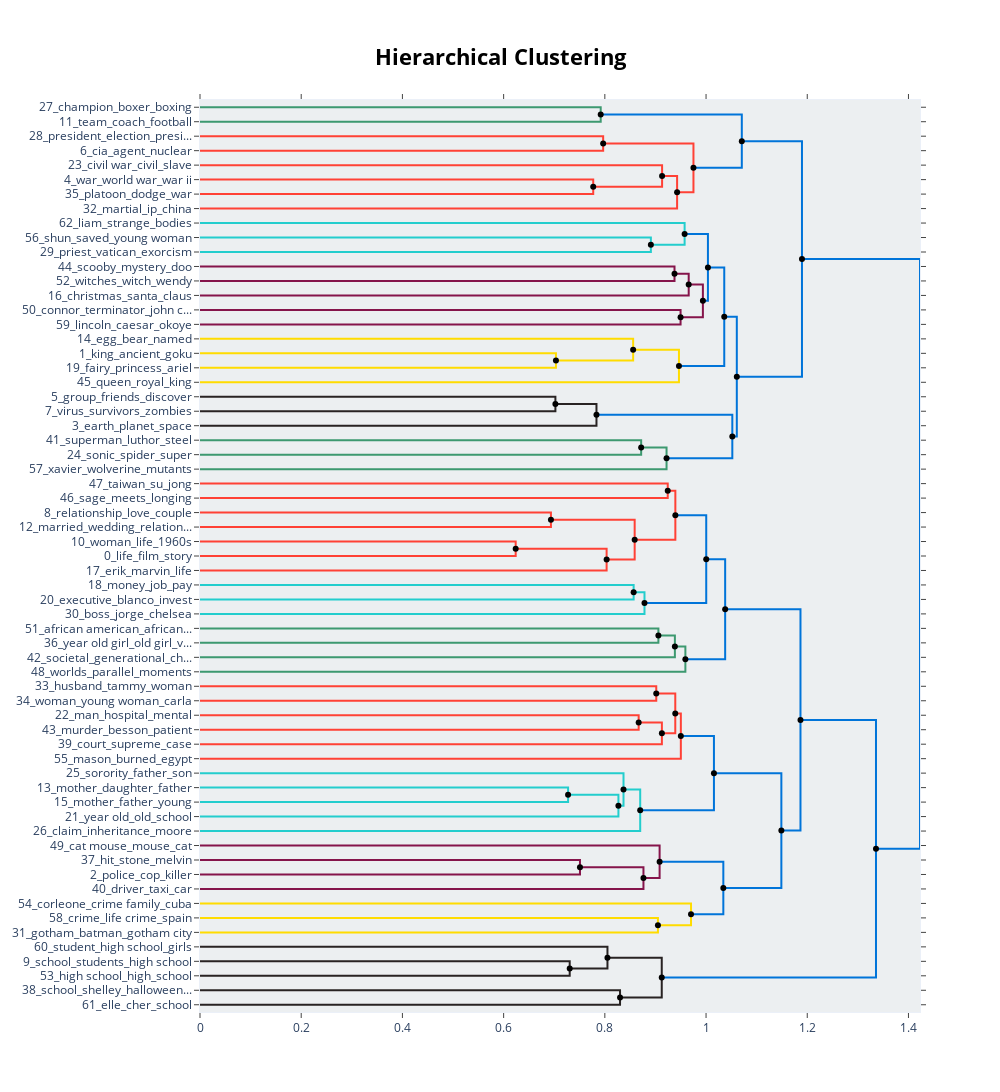

Write notebook code for a chart like this one.
### Code cell
# visualização hierárquica dos tópicos
hierarchical_topics = topic_model.hierarchical_topics(valid_overviews)
topic_model.visualize_hierarchy(hierarchical_topics=hierarchical_topics).show(height=800, width=1200)

### Figure 1 — Plotly figure (JSON) as saved in the notebook; plotly's stock layout.template omitted (floating-point values rounded to 4 significant figures)
{"data": [{"hoverinfo": "text", "marker": {"color": "rgb(61,153,112)"}, "mode": "lines", "text": ["champion_boxer_boxing_match_rocky", "", "", "team_coach_football_baseball_league"], "type": "scatter", "x": [0.0, 0.7919, 0.7919, 0.0], "xaxis": "x", "y": [-5.0, -5.0, -15.0, -15.0], "yaxis": "y"}, {"hoverinfo": "text", "marker": {"color": "rgb(255,65,54)"}, "mode": "lines", "text": ["president_election_presidential_nixon_scandal", "", "", "cia_agent_nuclear_government_international"], "type": "scatter", "x": [0.0, 0.7967, 0.7967, 0.0], "xaxis": "x", "y": [-25.0, -25.0, -35.0, -35.0], "yaxis": "y"}, {"hoverinfo": "text", "marker": {"color": "rgb(255,65,54)"}, "mode": "lines", "text": ["war_world war_war ii_world war ii_ii", "", "", "platoon_dodge_war_vietnam_mission"], "type": "scatter", "x": [0.0, 0.777, 0.777, 0.0], "xaxis": "x", "y": [-55.0, -55.0, -65.0, -65.0], "yaxis": "y"}, {"hoverinfo": "text", "marker": {"color": "rgb(255,65,54)"}, "mode": "lines", "text": ["civil war_civil_slave_che_revolution", "", "", "war_world war_war ii_world war ii_ii"], "type": "scatter", "x": [0.0, 0.9131, 0.9131, 0.777], "xaxis": "x", "y": [-45.0, -45.0, -60.0, -60.0], "yaxis": "y"}, {"hoverinfo": "text", "marker": {"color": "rgb(255,65,54)"}, "mode": "lines", "text": ["war_world war_world war ii_war ii_ii", "", "", "martial_ip_china_martial arts_arts"], "type": "scatter", "x": [0.9131, 0.9428, 0.9428, 0.0], "xaxis": "x", "y": [-52.5, -52.5, -75.0, -75.0], "yaxis": "y"}, {"hoverinfo": "text", "marker": {"color": "rgb(255,65,54)"}, "mode": "lines", "text": ["cia_president_agent_government_nuclear", "", "", "war_world war_war ii_world war ii_ii"], "type": "scatter", "x": [0.7967, 0.9751, 0.9751, 0.9428], "xaxis": "x", "y": [-30.0, -30.0, -63.75, -63.75], "yaxis": "y"}, {"hoverinfo": "text", "marker": {"color": "rgb(0,116,217)"}, "mode": "lines", "text": ["team_coach_football_players_baseball", "", "", "war_world war_world war ii_war ii_ii"], "type": "scatter", "x": [0.7919, 1.071, 1.071, 0.9751], "xaxis": "x", "y": [-10.0, -10.0, -46.88, -46.88], "yaxis": "y"}, {"hoverinfo": "text", "marker": {"color": "rgb(35,205,205)"}, "mode": "lines", "text": ["shun_saved_young woman_sinister secret_djinn", "", "", "priest_vatican_exorcism_religious_faith"], "type": "scatter", "x": [0.0, 0.891, 0.891, 0.0], "xaxis": "x", "y": [-95.0, -95.0, -105.0, -105.0], "yaxis": "y"}, {"hoverinfo": "text", "marker": {"color": "rgb(35,205,205)"}, "mode": "lines", "text": ["liam_strange_bodies_awakens_wakes", "", "", "priest_vatican_exorcism_religious_faith"], "type": "scatter", "x": [0.0, 0.9577, 0.9577, 0.891], "xaxis": "x", "y": [-85.0, -85.0, -100.0, -100.0], "yaxis": "y"}, {"hoverinfo": "text", "marker": {"color": "rgb(133,20,75)"}, "mode": "lines", "text": ["scooby_mystery_doo_scooby doo_gang", "", "", "witches_witch_wendy_marnie_casper"], "type": "scatter", "x": [0.0, 0.9377, 0.9377, 0.0], "xaxis": "x", "y": [-115.0, -115.0, -125.0, -125.0], "yaxis": "y"}, {"hoverinfo": "text", "marker": {"color": "rgb(133,20,75)"}, "mode": "lines", "text": ["scooby_mystery_scooby doo_doo_gang", "", "", "christmas_santa_claus_santa claus_christmas eve"], "type": "scatter", "x": [0.9377, 0.9657, 0.9657, 0.0], "xaxis": "x", "y": [-120.0, -120.0, -135.0, -135.0], "yaxis": "y"}, {"hoverinfo": "text", "marker": {"color": "rgb(133,20,75)"}, "mode": "lines", "text": ["connor_terminator_john connor_captain america_john", "", "", "lincoln_caesar_okoye_chimpanzee_chicken"], "type": "scatter", "x": [0.0, 0.9497, 0.9497, 0.0], "xaxis": "x", "y": [-145.0, -145.0, -155.0, -155.0], "yaxis": "y"}, {"hoverinfo": "text", "marker": {"color": "rgb(133,20,75)"}, "mode": "lines", "text": ["christmas_santa_claus_santa claus_christmas eve", "", "", "connor_terminator_john connor_captain america_john"], "type": "scatter", "x": [0.9657, 0.9938, 0.9938, 0.9497], "xaxis": "x", "y": [-127.5, -127.5, -150.0, -150.0], "yaxis": "y"}, {"hoverinfo": "text", "marker": {"color": "rgb(0,116,217)"}, "mode": "lines", "text": ["priest_vatican_exorcism_religious_faith", "", "", "christmas_santa_claus_santa claus_christmas eve"], "type": "scatter", "x": [0.9577, 1.004, 1.004, 0.9938], "xaxis": "x", "y": [-92.5, -92.5, -138.8, -138.8], "yaxis": "y"}, {"hoverinfo": "text", "marker": {"color": "rgb(255,220,0)"}, "mode": "lines", "text": ["king_ancient_goku_power_evil", "", "", "fairy_princess_ariel_kingdom_evil"], "type": "scatter", "x": [0.0, 0.7034, 0.7034, 0.0], "xaxis": "x", "y": [-175.0, -175.0, -185.0, -185.0], "yaxis": "y"}, {"hoverinfo": "text", "marker": {"color": "rgb(255,220,0)"}, "mode": "lines", "text": ["egg_bear_named_tigger_pooh", "", "", "king_evil_ancient_goku_power"], "type": "scatter", "x": [0.0, 0.8559, 0.8559, 0.7034], "xaxis": "x", "y": [-165.0, -165.0, -180.0, -180.0], "yaxis": "y"}, {"hoverinfo": "text", "marker": {"color": "rgb(255,220,0)"}, "mode": "lines", "text": ["king_evil_ancient_dragon_named", "", "", "queen_royal_king_elizabeth_royal family"], "type": "scatter", "x": [0.8559, 0.9465, 0.9465, 0.0], "xaxis": "x", "y": [-172.5, -172.5, -195.0, -195.0], "yaxis": "y"}, {"hoverinfo": "text", "marker": {"color": "rgb(0,116,217)"}, "mode": "lines", "text": ["christmas_santa_claus_santa claus_christmas eve", "", "", "king_evil_ancient_dragon_princess"], "type": "scatter", "x": [1.004, 1.036, 1.036, 0.9465], "xaxis": "x", "y": [-115.6, -115.6, -183.8, -183.8], "yaxis": "y"}, {"hoverinfo": "text", "marker": {"color": "rgb(40,35,35)"}, "mode": "lines", "text": ["group_friends_discover_deserted_group friends", "", "", "virus_survivors_zombies_infected_outbreak"], "type": "scatter", "x": [0.0, 0.7023, 0.7023, 0.0], "xaxis": "x", "y": [-205.0, -205.0, -215.0, -215.0], "yaxis": "y"}, {"hoverinfo": "text", "marker": {"color": "rgb(40,35,35)"}, "mode": "lines", "text": ["group_virus_survivors_deadly_friends", "", "", "earth_planet_space_alien_crew"], "type": "scatter", "x": [0.7023, 0.7835, 0.7835, 0.0], "xaxis": "x", "y": [-210.0, -210.0, -225.0, -225.0], "yaxis": "y"}, {"hoverinfo": "text", "marker": {"color": "rgb(61,153,112)"}, "mode": "lines", "text": ["superman_luthor_steel_lex luthor_lois", "", "", "sonic_spider_super_villain_ralph"], "type": "scatter", "x": [0.0, 0.8718, 0.8718, 0.0], "xaxis": "x", "y": [-235.0, -235.0, -245.0, -245.0], "yaxis": "y"}, {"hoverinfo": "text", "marker": {"color": "rgb(61,153,112)"}, "mode": "lines", "text": ["superman_luthor_steel_batman_super", "", "", "xavier_wolverine_mutants_grey_charles"], "type": "scatter", "x": [0.8718, 0.9219, 0.9219, 0.0], "xaxis": "x", "y": [-240.0, -240.0, -255.0, -255.0], "yaxis": "y"}, {"hoverinfo": "text", "marker": {"color": "rgb(0,116,217)"}, "mode": "lines", "text": ["earth_planet_alien_group_space", "", "", "superman_luthor_steel_super_batman"], "type": "scatter", "x": [0.7835, 1.052, 1.052, 0.9219], "xaxis": "x", "y": [-217.5, -217.5, -247.5, -247.5], "yaxis": "y"}, {"hoverinfo": "text", "marker": {"color": "rgb(0,116,217)"}, "mode": "lines", "text": ["king_evil_christmas_santa_ancient", "", "", "earth_planet_alien_group_space"], "type": "scatter", "x": [1.036, 1.061, 1.061, 1.052], "xaxis": "x", "y": [-149.7, -149.7, -232.5, -232.5], "yaxis": "y"}, {"hoverinfo": "text", "marker": {"color": "rgb(0,116,217)"}, "mode": "lines", "text": ["war_team_world war_war ii_world war ii", "", "", "earth_king_planet_world_evil"], "type": "scatter", "x": [1.071, 1.19, 1.19, 1.061], "xaxis": "x", "y": [-28.44, -28.44, -191.1, -191.1], "yaxis": "y"}, {"hoverinfo": "text", "marker": {"color": "rgb(255,65,54)"}, "mode": "lines", "text": ["taiwan_su_jong_prince charming_girl", "", "", "sage_meets_longing_duncan_elle"], "type": "scatter", "x": [0.0, 0.9243, 0.9243, 0.0], "xaxis": "x", "y": [-265.0, -265.0, -275.0, -275.0], "yaxis": "y"}, {"hoverinfo": "text", "marker": {"color": "rgb(255,65,54)"}, "mode": "lines", "text": ["relationship_love_couple_friends_relationships", "", "", "married_wedding_relationship_sol_marriage"], "type": "scatter", "x": [0.0, 0.6935, 0.6935, 0.0], "xaxis": "x", "y": [-285.0, -285.0, -295.0, -295.0], "yaxis": "y"}, {"hoverinfo": "text", "marker": {"color": "rgb(255,65,54)"}, "mode": "lines", "text": ["woman_life_1960s_author_catherine", "", "", "life_film_story_star_music"], "type": "scatter", "x": [0.0, 0.6238, 0.6238, 0.0], "xaxis": "x", "y": [-305.0, -305.0, -315.0, -315.0], "yaxis": "y"}, {"hoverinfo": "text", "marker": {"color": "rgb(255,65,54)"}, "mode": "lines", "text": ["life_film_story_star_music", "", "", "erik_marvin_life_dr_nelson"], "type": "scatter", "x": [0.6238, 0.8035, 0.8035, 0.0], "xaxis": "x", "y": [-310.0, -310.0, -325.0, -325.0], "yaxis": "y"}, {"hoverinfo": "text", "marker": {"color": "rgb(255,65,54)"}, "mode": "lines", "text": ["relationship_love_married_wedding_couple", "", "", "life_film_story_star_world"], "type": "scatter", "x": [0.6935, 0.859, 0.859, 0.8035], "xaxis": "x", "y": [-290.0, -290.0, -317.5, -317.5], "yaxis": "y"}, {"hoverinfo": "text", "marker": {"color": "rgb(255,65,54)"}, "mode": "lines", "text": ["meets_su_taiwan_jong_love", "", "", "life_love_film_story_star"], "type": "scatter", "x": [0.9243, 0.9393, 0.9393, 0.859], "xaxis": "x", "y": [-270.0, -270.0, -303.8, -303.8], "yaxis": "y"}, {"hoverinfo": "text", "marker": {"color": "rgb(35,205,205)"}, "mode": "lines", "text": ["money_job_pay_bank_preston", "", "", "executive_blanco_invest_business_salesmen"], "type": "scatter", "x": [0.0, 0.8569, 0.8569, 0.0], "xaxis": "x", "y": [-335.0, -335.0, -345.0, -345.0], "yaxis": "y"}, {"hoverinfo": "text", "marker": {"color": "rgb(35,205,205)"}, "mode": "lines", "text": ["money_job_bank_executive_pay", "", "", "boss_jorge_chelsea_ugly_career"], "type": "scatter", "x": [0.8569, 0.8784, 0.8784, 0.0], "xaxis": "x", "y": [-340.0, -340.0, -355.0, -355.0], "yaxis": "y"}, {"hoverinfo": "text", "marker": {"color": "rgb(0,116,217)"}, "mode": "lines", "text": ["life_love_film_story_relationship", "", "", "job_money_boss_new_career"], "type": "scatter", "x": [0.9393, 1.0, 1.0, 0.8784], "xaxis": "x", "y": [-286.9, -286.9, -347.5, -347.5], "yaxis": "y"}, {"hoverinfo": "text", "marker": {"color": "rgb(61,153,112)"}, "mode": "lines", "text": ["african american_african_long island_examination_growing", "", "", "year old girl_old girl_victim_teenage_year old"], "type": "scatter", "x": [0.0, 0.9059, 0.9059, 0.0], "xaxis": "x", "y": [-365.0, -365.0, -375.0, -375.0], "yaxis": "y"}, {"hoverinfo": "text", "marker": {"color": "rgb(61,153,112)"}, "mode": "lines", "text": ["teenage_year old girl_old girl_african american_sexual abuse", "", "", "societal_generational_childhood_sexual_fateful"], "type": "scatter", "x": [0.9059, 0.9384, 0.9384, 0.0], "xaxis": "x", "y": [-370.0, -370.0, -385.0, -385.0], "yaxis": "y"}, {"hoverinfo": "text", "marker": {"color": "rgb(61,153,112)"}, "mode": "lines", "text": ["sexual_year old girl_old girl_love_childhood", "", "", "worlds_parallel_moments_comic_moving"], "type": "scatter", "x": [0.9384, 0.9592, 0.9592, 0.0], "xaxis": "x", "y": [-377.5, -377.5, -395.0, -395.0], "yaxis": "y"}, {"hoverinfo": "text", "marker": {"color": "rgb(0,116,217)"}, "mode": "lines", "text": ["life_love_new_film_story", "", "", "love_sexual_girl_year old girl_old girl"], "type": "scatter", "x": [1.0, 1.038, 1.038, 0.9592], "xaxis": "x", "y": [-317.2, -317.2, -386.2, -386.2], "yaxis": "y"}, {"hoverinfo": "text", "marker": {"color": "rgb(255,65,54)"}, "mode": "lines", "text": ["husband_tammy_woman_affair_wife", "", "", "woman_young woman_carla_pain_suffers"], "type": "scatter", "x": [0.0, 0.9016, 0.9016, 0.0], "xaxis": "x", "y": [-405.0, -405.0, -415.0, -415.0], "yaxis": "y"}, {"hoverinfo": "text", "marker": {"color": "rgb(255,65,54)"}, "mode": "lines", "text": ["man_hospital_mental_mental hospital_wife", "", "", "murder_besson_patient_woman_witness"], "type": "scatter", "x": [0.0, 0.8669, 0.8669, 0.0], "xaxis": "x", "y": [-425.0, -425.0, -435.0, -435.0], "yaxis": "y"}, {"hoverinfo": "text", "marker": {"color": "rgb(255,65,54)"}, "mode": "lines", "text": ["murder_patient_hospital_man_violent", "", "", "court_supreme_case_murder_story"], "type": "scatter", "x": [0.8669, 0.9127, 0.9127, 0.0], "xaxis": "x", "y": [-430.0, -430.0, -445.0, -445.0], "yaxis": "y"}, {"hoverinfo": "text", "marker": {"color": "rgb(255,65,54)"}, "mode": "lines", "text": ["husband_woman_young woman_tammy_affair", "", "", "murder_court_patient_supreme_case"], "type": "scatter", "x": [0.9016, 0.9392, 0.9392, 0.9127], "xaxis": "x", "y": [-410.0, -410.0, -437.5, -437.5], "yaxis": "y"}, {"hoverinfo": "text", "marker": {"color": "rgb(255,65,54)"}, "mode": "lines", "text": ["woman_murder_husband_court_wife", "", "", "mason_burned_egypt_caretaker_son"], "type": "scatter", "x": [0.9392, 0.9502, 0.9502, 0.0], "xaxis": "x", "y": [-423.8, -423.8, -455.0, -455.0], "yaxis": "y"}, {"hoverinfo": "text", "marker": {"color": "rgb(35,205,205)"}, "mode": "lines", "text": ["mother_daughter_father_finds_birthday", "", "", "mother_father_young_brother_woman"], "type": "scatter", "x": [0.0, 0.7274, 0.7274, 0.0], "xaxis": "x", "y": [-475.0, -475.0, -485.0, -485.0], "yaxis": "y"}, {"hoverinfo": "text", "marker": {"color": "rgb(35,205,205)"}, "mode": "lines", "text": ["mother_father_daughter_family_woman", "", "", "year old_old_school_year_boy"], "type": "scatter", "x": [0.7274, 0.8268, 0.8268, 0.0], "xaxis": "x", "y": [-480.0, -480.0, -495.0, -495.0], "yaxis": "y"}, {"hoverinfo": "text", "marker": {"color": "rgb(35,205,205)"}, "mode": "lines", "text": ["sorority_father_son_girl_mother", "", "", "mother_father_year old_old_family"], "type": "scatter", "x": [0.0, 0.8369, 0.8369, 0.8268], "xaxis": "x", "y": [-465.0, -465.0, -487.5, -487.5], "yaxis": "y"}, {"hoverinfo": "text", "marker": {"color": "rgb(35,205,205)"}, "mode": "lines", "text": ["mother_father_son_old_year old", "", "", "claim_inheritance_moore_psychiatric_mother"], "type": "scatter", "x": [0.8369, 0.8699, 0.8699, 0.0], "xaxis": "x", "y": [-476.2, -476.2, -505.0, -505.0], "yaxis": "y"}, {"hoverinfo": "text", "marker": {"color": "rgb(0,116,217)"}, "mode": "lines", "text": ["woman_murder_husband_court_wife", "", "", "mother_father_son_year old_old"], "type": "scatter", "x": [0.9502, 1.016, 1.016, 0.8699], "xaxis": "x", "y": [-439.4, -439.4, -490.6, -490.6], "yaxis": "y"}, {"hoverinfo": "text", "marker": {"color": "rgb(133,20,75)"}, "mode": "lines", "text": ["hit_stone_melvin_jeffrey_scene", "", "", "police_cop_killer_case_officer"], "type": "scatter", "x": [0.0, 0.7509, 0.7509, 0.0], "xaxis": "x", "y": [-525.0, -525.0, -535.0, -535.0], "yaxis": "y"}, {"hoverinfo": "text", "marker": {"color": "rgb(133,20,75)"}, "mode": "lines", "text": ["police_cop_killer_officer_case", "", "", "driver_taxi_car_police_seat"], "type": "scatter", "x": [0.7509, 0.8763, 0.8763, 0.0], "xaxis": "x", "y": [-530.0, -530.0, -545.0, -545.0], "yaxis": "y"}, {"hoverinfo": "text", "marker": {"color": "rgb(133,20,75)"}, "mode": "lines", "text": ["cat mouse_mouse_cat_quick_hester", "", "", "police_cop_killer_officer_case"], "type": "scatter", "x": [0.0, 0.9082, 0.9082, 0.8763], "xaxis": "x", "y": [-515.0, -515.0, -537.5, -537.5], "yaxis": "y"}, {"hoverinfo": "text", "marker": {"color": "rgb(255,220,0)"}, "mode": "lines", "text": ["crime_life crime_spain_billionaire_benoit", "", "", "gotham_batman_gotham city_bruce wayne_joker"], "type": "scatter", "x": [0.0, 0.9049, 0.9049, 0.0], "xaxis": "x", "y": [-565.0, -565.0, -575.0, -575.0], "yaxis": "y"}, {"hoverinfo": "text", "marker": {"color": "rgb(255,220,0)"}, "mode": "lines", "text": ["corleone_crime family_cuba_1956_organized crime", "", "", "gotham_batman_gotham city_joker_bruce wayne"], "type": "scatter", "x": [0.0, 0.9703, 0.9703, 0.9049], "xaxis": "x", "y": [-555.0, -555.0, -570.0, -570.0], "yaxis": "y"}, {"hoverinfo": "text", "marker": {"color": "rgb(0,116,217)"}, "mode": "lines", "text": ["police_cop_killer_officer_drug", "", "", "gotham_batman_gotham city_bruce wayne_joker"], "type": "scatter", "x": [0.9082, 1.034, 1.034, 0.9703], "xaxis": "x", "y": [-526.2, -526.2, -562.5, -562.5], "yaxis": "y"}, {"hoverinfo": "text", "marker": {"color": "rgb(0,116,217)"}, "mode": "lines", "text": ["mother_father_woman_husband_son", "", "", "police_cop_killer_crime_officer"], "type": "scatter", "x": [1.016, 1.149, 1.149, 1.034], "xaxis": "x", "y": [-465.0, -465.0, -544.4, -544.4], "yaxis": "y"}, {"hoverinfo": "text", "marker": {"color": "rgb(0,116,217)"}, "mode": "lines", "text": ["life_love_new_film_story", "", "", "police_murder_cop_killer_mother"], "type": "scatter", "x": [1.038, 1.187, 1.187, 1.149], "xaxis": "x", "y": [-351.7, -351.7, -504.7, -504.7], "yaxis": "y"}, {"hoverinfo": "text", "marker": {"color": "rgb(40,35,35)"}, "mode": "lines", "text": ["school_students_high school_high_student", "", "", "high school_high_school_friends_reunion"], "type": "scatter", "x": [0.0, 0.7306, 0.7306, 0.0], "xaxis": "x", "y": [-595.0, -595.0, -605.0, -605.0], "yaxis": "y"}, {"hoverinfo": "text", "marker": {"color": "rgb(40,35,35)"}, "mode": "lines", "text": ["student_high school_girls_high school student_school student", "", "", "school_high school_high_students_college"], "type": "scatter", "x": [0.0, 0.8052, 0.8052, 0.7306], "xaxis": "x", "y": [-585.0, -585.0, -600.0, -600.0], "yaxis": "y"}, {"hoverinfo": "text", "marker": {"color": "rgb(40,35,35)"}, "mode": "lines", "text": ["school_shelley_halloweentown_regina_cady", "", "", "elle_cher_school_tara_clive"], "type": "scatter", "x": [0.0, 0.83, 0.83, 0.0], "xaxis": "x", "y": [-615.0, -615.0, -625.0, -625.0], "yaxis": "y"}, {"hoverinfo": "text", "marker": {"color": "rgb(40,35,35)"}, "mode": "lines", "text": ["school_high school_high_student_college", "", "", "school_high school_high_regina_cady"], "type": "scatter", "x": [0.8052, 0.9125, 0.9125, 0.83], "xaxis": "x", "y": [-592.5, -592.5, -620.0, -620.0], "yaxis": "y"}, {"hoverinfo": "text", "marker": {"color": "rgb(0,116,217)"}, "mode": "lines", "text": ["life_man_new_young_love", "", "", "school_high school_high_student_college"], "type": "scatter", "x": [1.187, 1.336, 1.336, 0.9125], "xaxis": "x", "y": [-428.2, -428.2, -606.2, -606.2], "yaxis": "y"}, {"hoverinfo": "text", "marker": {"color": "rgb(0,116,217)"}, "mode": "lines", "text": ["world_war_team_earth_king", "", "", "life_new_school_man_young"], "type": "scatter", "x": [1.19, 1.423, 1.423, 1.336], "xaxis": "x", "y": [-109.8, -109.8, -517.2, -517.2], "yaxis": "y"}, {"hoverinfo": "text", "hovertext": ["war_world war_world war ii_war ii_ii", "cia_president_agent_government_nuclear", "team_coach_football_players_baseball", "scooby_mystery_scooby doo_doo_gang", "christmas_santa_claus_santa claus_christmas eve", "priest_vatican_exorcism_religious_faith", "king_evil_ancient_dragon_named", "christmas_santa_claus_santa claus_christmas eve", "group_virus_survivors_deadly_friends", "superman_luthor_steel_batman_super", "earth_planet_alien_group_space", "king_evil_christmas_santa_ancient", "war_team_world war_war ii_world war ii", "life_film_story_star_music", "relationship_love_married_wedding_couple", "meets_su_taiwan_jong_love", "money_job_bank_executive_pay", "life_love_film_story_relationship", "teenage_year old girl_old girl_african american_sexual abuse", "sexual_year old girl_old girl_love_childhood", "life_love_new_film_story", "murder_patient_hospital_man_violent", "husband_woman_young woman_tammy_affair", "woman_murder_husband_court_wife", "mother_father_daughter_family_woman", "mother_father_son_old_year old", "woman_murder_husband_court_wife", "police_cop_killer_officer_case", "police_cop_killer_officer_drug", "mother_father_woman_husband_son", "life_love_new_film_story", "school_high school_high_student_college", "life_man_new_young_love", "world_war_team_earth_king"], "marker": {"color": "black"}, "mode": "markers", "showlegend": false, "type": "scatter", "x": [0.9131, 0.7967, 0.7919, 0.9377, 0.9657, 0.9577, 0.8559, 1.004, 0.7023, 0.8718, 0.7835, 1.036, 1.071, 0.6238, 0.6935, 0.9243, 0.8569, 0.9393, 0.9059, 0.9384, 1.0, 0.8669, 0.9016, 0.9392, 0.7274, 0.8369, 0.9502, 0.7509, 0.9082, 1.016, 1.038, 0.8052, 1.187, 1.19], "y": [-52.5, -30, -10, -120, -127.5, -92.5, -172.5, -115.6, -210, -240, -217.5, -149.7, -28.44, -310, -290, -270, -340, -286.9, -370, -377.5, -317.2, -430, -410, -423.8, -480, -476.2, -439.4, -530, -526.2, -465, -351.7, -592.5, -428.2, -109.8]}, {"hoverinfo": "text", "hovertext": ["war_world war_war ii_world war ii_ii", "war_world war_war ii_world war ii_ii", "war_world war_world war ii_war ii_ii", "priest_vatican_exorcism_religious_faith", "connor_terminator_john connor_captain america_john", "christmas_santa_claus_santa claus_christmas eve", "king_evil_ancient_goku_power", "king_evil_ancient_dragon_princess", "superman_luthor_steel_super_batman", "earth_planet_alien_group_space", "earth_king_planet_world_evil", "life_film_story_star_world", "life_love_film_story_star", "job_money_boss_new_career", "love_sexual_girl_year old girl_old girl", "murder_court_patient_supreme_case", "mother_father_year old_old_family", "mother_father_son_year old_old", "police_cop_killer_officer_case", "gotham_batman_gotham city_joker_bruce wayne", "gotham_batman_gotham city_bruce wayne_joker", "police_cop_killer_crime_officer", "police_murder_cop_killer_mother", "school_high school_high_students_college", "school_high school_high_regina_cady", "school_high school_high_student_college", "life_new_school_man_young"], "marker": {"color": "black"}, "mode": "markers", "showlegend": false, "type": "scatter", "x": [0.777, 0.9428, 0.9751, 0.891, 0.9497, 0.9938, 0.7034, 0.9465, 0.9219, 1.052, 1.061, 0.8035, 0.859, 0.8784, 0.9592, 0.9127, 0.8268, 0.8699, 0.8763, 0.9049, 0.9703, 1.034, 1.149, 0.7306, 0.83, 0.9125, 1.336], "y": [-60, -63.75, -46.88, -100, -150, -138.8, -180, -183.8, -247.5, -232.5, -191.1, -317.5, -303.8, -347.5, -386.2, -437.5, -487.5, -490.6, -537.5, -570, -562.5, -544.4, -504.7, -600, -620, -606.2, -517.2]}], "layout": {"autosize": false, "height": 1145, "hoverlabel": {"bgcolor": "white", "font": {"family": "Rockwell", "size": 16}}, "hovermode": "closest", "plot_bgcolor": "#ECEFF1", "showlegend": false, "title": {"font": {"color": "Black", "size": 22}, "text": "<b>Hierarchical Clustering</b>", "x": 0.5, "xanchor": "center", "yanchor": "top"}, "width": 1000, "xaxis": {"mirror": "allticks", "rangemode": "tozero", "showgrid": false, "showline": true, "showticklabels": true, "ticks": "outside", "type": "linear", "zeroline": false}, "yaxis": {"mirror": "allticks", "range": [-630, 0], "rangemode": "tozero", "showgrid": false, "showline": true, "showticklabels": true, "tickmode": "array", "ticks": "outside", "ticktext": ["27_champion_boxer_boxing", "11_team_coach_football", "28_president_election_presi...", "6_cia_agent_nuclear", "23_civil war_civil_slave", "4_war_world war_war ii", "35_platoon_dodge_war", "32_martial_ip_china", "62_liam_strange_bodies", "56_shun_saved_young woman", "29_priest_vatican_exorcism", "44_scooby_mystery_doo", "52_witches_witch_wendy", "16_christmas_santa_claus", "50_connor_terminator_john c...", "59_lincoln_caesar_okoye", "14_egg_bear_named", "1_king_ancient_goku", "19_fairy_princess_ariel", "45_queen_royal_king", "5_group_friends_discover", "7_virus_survivors_zombies", "3_earth_planet_space", "41_superman_luthor_steel", "24_sonic_spider_super", "57_xavier_wolverine_mutants", "47_taiwan_su_jong", "46_sage_meets_longing", "8_relationship_love_couple", "12_married_wedding_relation...", "10_woman_life_1960s", "0_life_film_story", "17_erik_marvin_life", "18_money_job_pay", "20_executive_blanco_invest", "30_boss_jorge_chelsea", "51_african american_african...", "36_year old girl_old girl_v...", "42_societal_generational_ch...", "48_worlds_parallel_moments", "33_husband_tammy_woman", "34_woman_young woman_carla", "22_man_hospital_mental", "43_murder_besson_patient", "39_court_supreme_case", "55_mason_burned_egypt", "25_sorority_father_son", "13_mother_daughter_father", "15_mother_father_young", "21_year old_old_school", "26_claim_inheritance_moore", "49_cat mouse_mouse_cat", "37_hit_stone_melvin", "2_police_cop_killer", "40_driver_taxi_car", "54_corleone_crime family_cuba", "58_crime_life crime_spain", "31_gotham_batman_gotham city", "60_student_high school_girls", "9_school_students_high school", "53_high school_high_school", "38_school_shelley_halloween...", "61_elle_cher_school"], "tickvals": [-5, -15, -25, -35, -45, -55, -65, -75, -85, -95, -105, -115, -125, -135, -145, -155, -165, -175, -185, -195, -205, -215, -225, -235, -245, -255, -265, -275, -285, -295, -305, -315, -325, -335, -345, -355, -365, -375, -385, -395, -405, -415, -425, -435, -445, -455, -465, -475, -485, -495, -505, -515, -525, -535, -545, -555, -565, -575, -585, -595, -605, -615, -625], "type": "linear", "zeroline": false}}}
